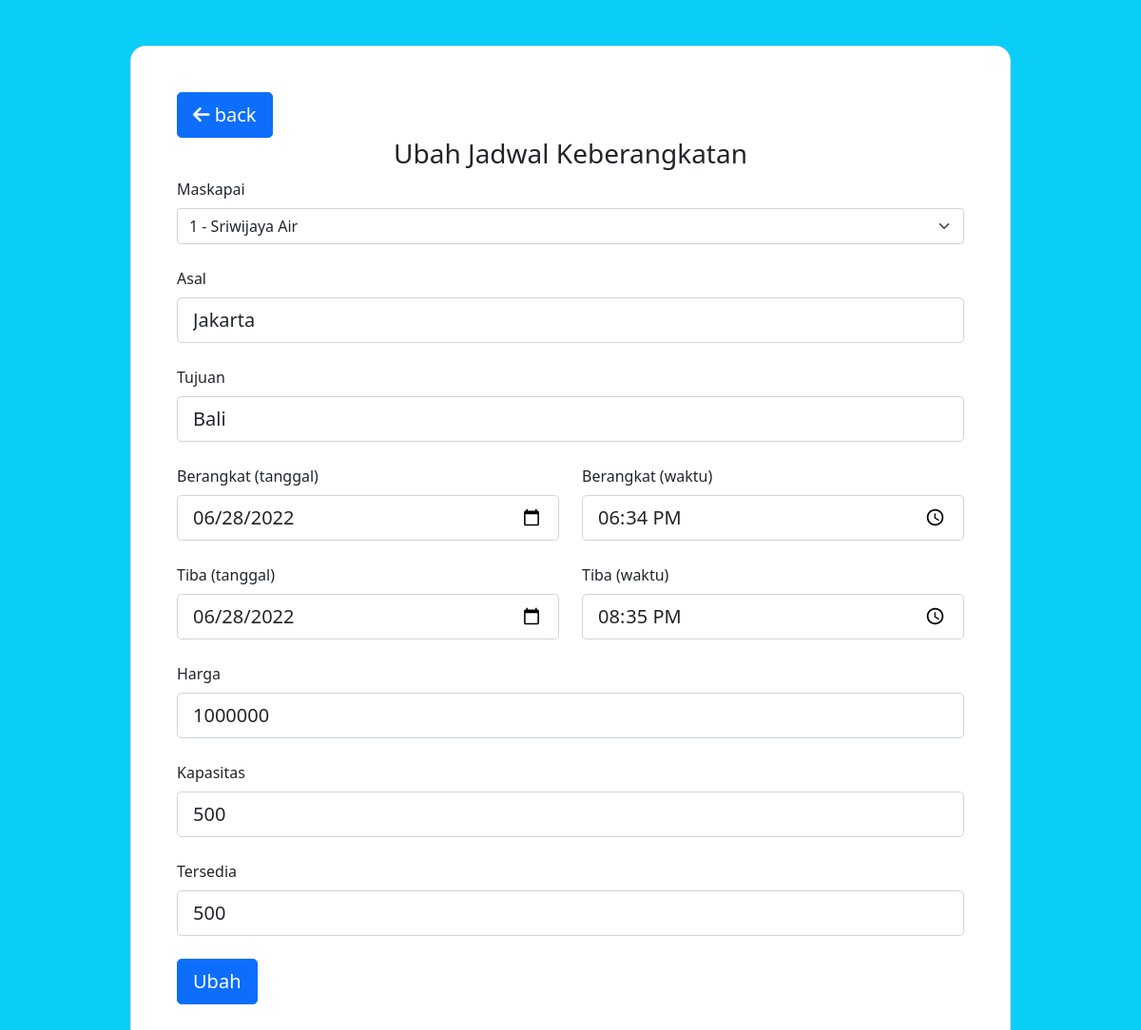
/edit-jadwal.php?id=7 (signed in), run on the app's committed database.
### tables this page shows
CREATE TABLE `jadwal` (
  `id` int(5) NOT NULL,
  `maskapai` int(5) NOT NULL,
  `asal` varchar(255) NOT NULL,
  `tujuan` varchar(255) NOT NULL,
  `berangkat` datetime NOT NULL,
  `tiba` datetime NOT NULL,
  `harga` int(25) NOT NULL,
  `kapasitas` int(11) NOT NULL,
  `tersedia` int(11) NOT NULL
);

CREATE TABLE `maskapai` (
  `id` int(5) NOT NULL,
  `nama` varchar(255) NOT NULL,
  `kode` varchar(5) NOT NULL
);

### edit-jadwal.php (the view, shortened to what this page needs)
<?php
include 'config.php';
if(isset($_GET['id'])){
    $id = $_GET['id'];
    $query = "SELECT * FROM jadwal WHERE id = $id";
    $result = $conn->query($query);
    $hasil = mysqli_fetch_assoc($result);
}
?>
<!DOCTYPE html>
<html lang="en">
<head>
    <link href="https://cdn.jsdelivr.net/npm/bootstrap@5.1.3/dist/css/bootstrap.min.css" rel="stylesheet">
    <link rel="stylesheet" href="https://cdnjs.cloudflare.com/ajax/libs/font-awesome/6.1.1/css/all.min.css" />
</head>
<body style="background-color: #0ACDF8;">
    <section>
        <div class="container py-5 h-100">
            <div class="row d-flex justify-content-center align-items-center">
                <div class="col-12 col-md-8 col-lg-6 col-xl-10">
                    <div class="card shadow-2-strong" style="border-radius: 1rem;">
                        <div class="card-body p-5">
                            <a href="dashboard.php" class="btn btn-primary btn-lg btn-block"><span class="fa-solid fa-arrow-left"></span> back</a>
                            <h3 class="mb-6 text-center">Ubah Jadwal Keberangkatan</h3>
                            <form action="" method="POST">
                                <div class="form-outline mb-4">
                                    <label class="form-label" for="asal">Maskapai</label>
                                    <select class="form-select" name="maskapai" required>
                                        <?php
                                        $query = "SELECT * FROM maskapai";
                                        $result = $conn->query($query);
                                        while($row = $result->fetch_array()){
                                            $id = $row['id'];
                                            $nm_maskapai = $row['nama'];
                                            echo '<option value="'.$id.'" '.($id==$hasil['maskapai']?" selected":"").'
                                            >'.$id.' - '.$nm_maskapai.'</option>';
                                        }
                                        ?>
                                    </select>
                                </div>
                                <div class="form-outline mb-4">
                                    <label class="form-label" for="asal">Asal</label>
                                    <input type="text" id="asal" name="asal" value="<?= $hasil['asal'] ?>" class="form-control form-control-lg" required/>
                                </div>
                                <div class="form-outline mb-4">
                                    <label class="form-label" for="tujuan">Tujuan</label>
                                    <input type="text" id="tujuan" name="tujuan"  value="<?= $hasil['tujuan'] ?>" class="form-control form-control-lg" required/>
                                </div>
                                <div class="row">
                                    <div class="form-outline col mb-4">
                                        <label class="form-label" for="berangkat">Berangkat (tanggal)</label>
                                        <input type="date" id="berangkat" name="berangkat" value="<?= date("Y-m-d",strtotime($hasil['berangkat'])) ?>" class="form-control form-control-lg" required/>
                                    </div>
                                    <div class="form-outline col mb-4">
                                        <label class="form-label" for="tiba">Berangkat (waktu)</label>
                                        <input type="time" id="berangkat_waktu" name="berangkat_waktu" value="<?= date("H:i",strtotime($hasil['berangkat'])) ?>" class="form-control form-control-lg" required/>
                                    </div>
                                </div>
                                <div class="row">
                                    <div class="form-outline col mb-4">
                                        <label class="form-label" for="tiba">Tiba (tanggal)</label>
                                        <input type="date" id="tiba" name="tiba" value="<?= date("Y-m-d",strtotime($hasil['tiba'])) ?>" class="form-control form-control-lg" required/>
                                    </div>
                                    <div class="form-outline col mb-4">
                                        <label class="form-label" for="tiba">Tiba (waktu)</label>
                                        <input type="time" id="tiba_waktu" name="tiba_waktu" value="<?= date("H:i",strtotime($hasil['tiba'])) ?>" class="form-control form-control-lg" required/>
                                    </div>
                                </div>
                                <div class="form-outline mb-4">
                                    <label class="form-label" for="harga">Harga</label>
                                    <input type="text" id="harga" name="harga" value="<?= $hasil['harga'] ?>" class="form-control form-control-lg" required/>
                                </div>
                                <div class="form-outline mb-4">
                                    <label class="form-label" for="kapasitas">Kapasitas</label>
                                    <input type="text" id="kapasitas" name="kapasitas" value="<?= $hasil['kapasitas'] ?>" class="form-control form-control-lg" required/>
                                </div>
                                <div class="form-outline mb-4">
                                    <label class="form-label" for="tersedia">Tersedia</label>
                                    <input type="text" id="tersedia" name="tersedia" value="<?= $hasil['tersedia'] ?>" class="form-control form-control-lg" required/>
                                </div>
                                <button class="btn btn-primary btn-lg btn-block" type="submit" name="submit">Ubah</button>
                            </form>
                        </div>
                    </div>
                </div>
            </div>
        </div>
    </section>
</body>
</html>

### data on the page
jadwal: maskapai "1 - Sriwijaya Air", asal "Jakarta", tujuan "Bali", berangkat "06/28/2022", berangkat_waktu "18:34", tiba "06/28/2022", tiba_waktu "20:35", harga "1000000", kapasitas "500", tersedia "500"
